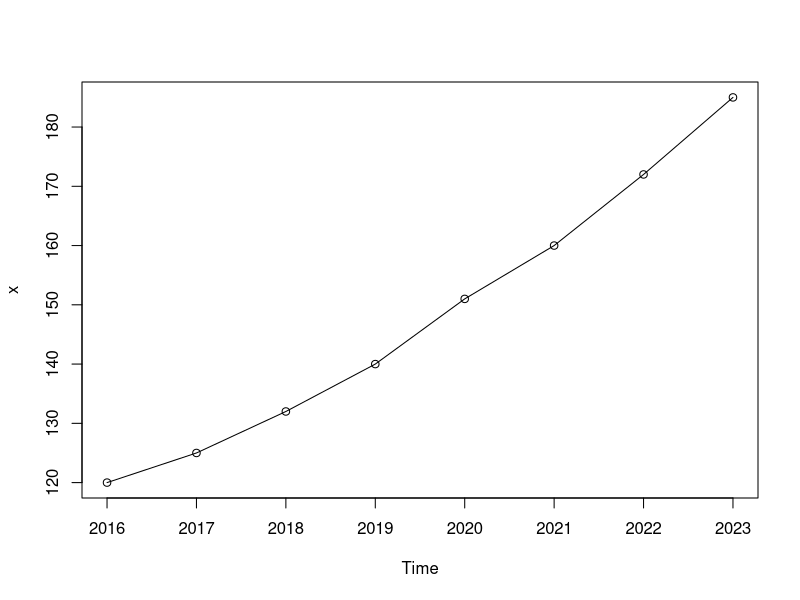
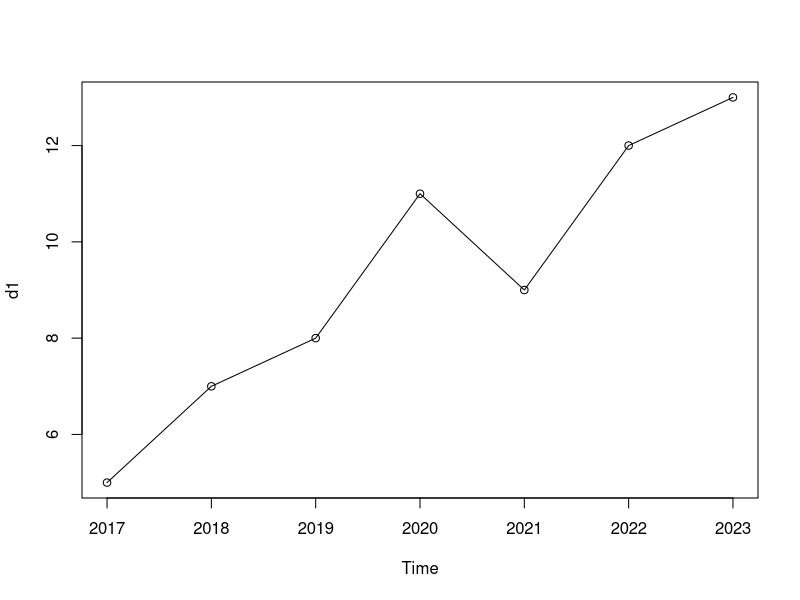
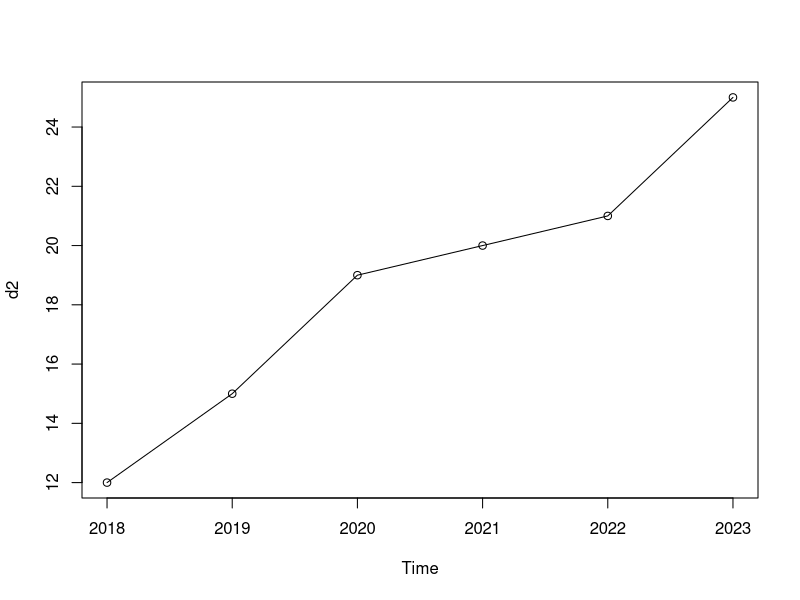

These figures' R source, in order:
# Data
sales <- c(120,125,132,140,151,160,172,185)

# Time series
x <- ts(sales,start=2016)

# Original
x
plot(x,type="o")

# First difference
d1 <- diff(x)
d1
plot(d1,type="o")

# Second difference
d2 <- diff(x,2)
d2
plot(d2,type="o")
